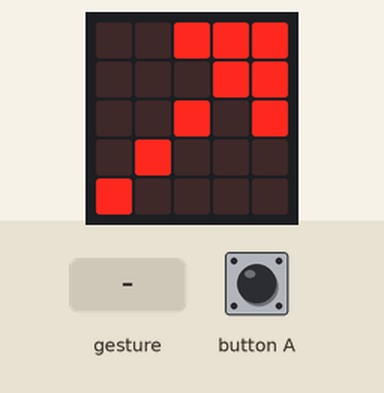
This program was run on a simulated BBC micro:bit (MakeCode). Parts: the board's 5×5 LED display. Inputs (shaded band) come from the test bench. A tilt is held for 1.5 s and a shake lasts 1 s, then the board lies face up again.

Above: at 0.7 s.
At 3.6 s:
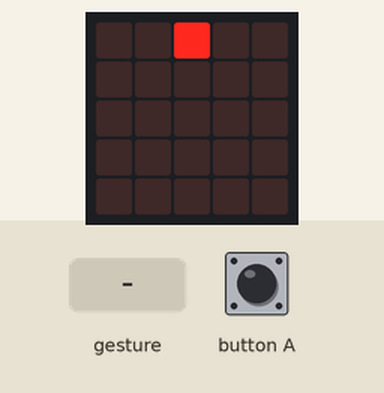
3.7 s: button A pressed for 0.15 s
At 4.2 s:
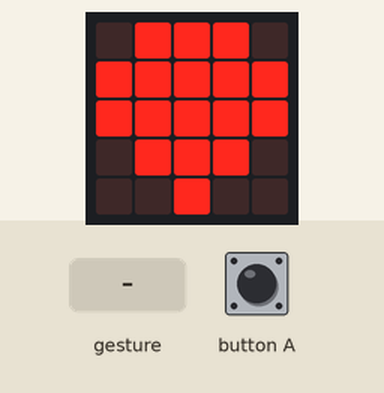
5.3 s: sound turns loud
At 6.5 s:
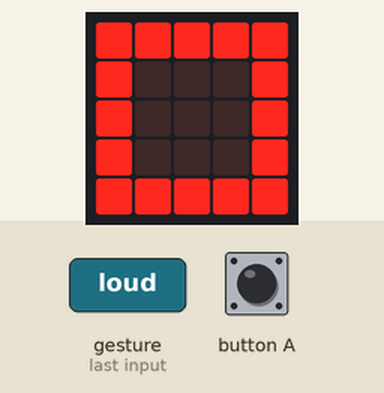
6.8 s: gesture 'shake'
At 8.0 s:
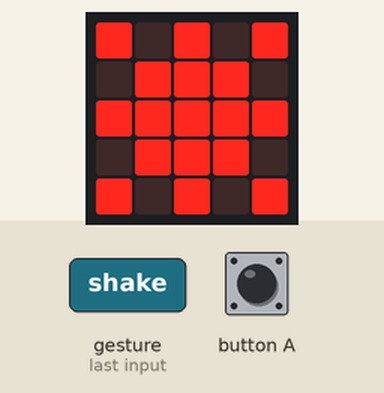
Timing chart, 0 to 9.8 s (numbered marks = the images above; inputs shaded):
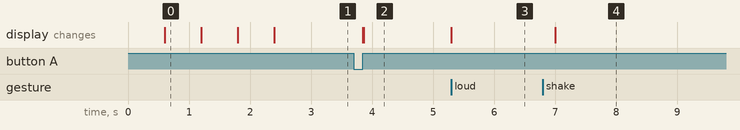

The program:

main.ts
```typescript
input.onSound(DetectedSound.Loud, function () {
    basic.showLeds(`
        # # # # #
        # . . . #
        # . . . #
        # . . . #
        # # # # #
        `)
})
input.onButtonPressed(Button.A, function () {
    basic.showIcon(IconNames.Heart)
})
input.onGesture(Gesture.Shake, function () {
    basic.showLeds(`
        # . # . #
        . # # # .
        # # # # #
        . # # # .
        # . # . #
        `)
})
basic.clearScreen()
basic.showArrow(ArrowNames.North)
basic.showArrow(ArrowNames.NorthEast)
basic.showArrow(ArrowNames.East)
basic.showArrow(ArrowNames.SouthEast)
basic.clearScreen()
basic.forever(function () {
    led.plot(2, 0)
})
```

test.ts
```typescript
// les tests vont ici ; cela ne sera pas compilé si ce paquet est utilisé en tant qu'extension.
```

Measured:
- after the input at 3.7 s, the display: first changes after 0.15 s (image 2 shows a later state)
- after the input at 5.3 s, the display: changes at once (image 3)
- after the input at 6.8 s, the display: changes after 0.20 s (image 4)
- what the display in image 0 shows lasts 0.6 s, from 0.6 s to 1.2 s
